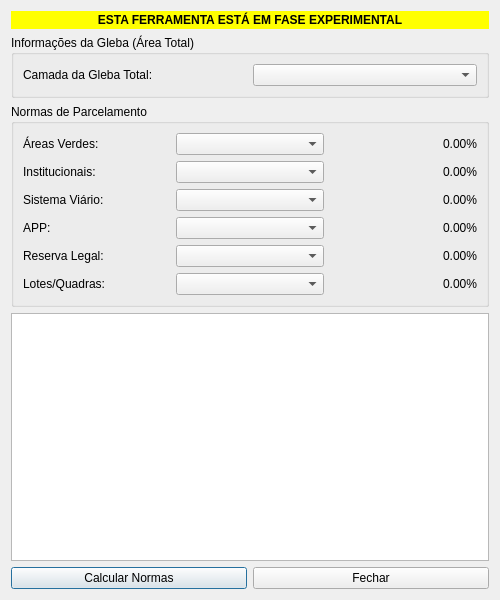
<?xml version="1.0" encoding="UTF-8"?>
<ui version="4.0">
 <class>ProjectNormsDialog</class>
 <widget class="QDialog" name="ProjectNormsDialog">
  <property name="geometry">
   <rect>
    <x>0</x>
    <y>0</y>
    <width>500</width>
    <height>600</height>
   </rect>
  </property>
  <property name="windowTitle">
   <string>Análise de Normas (Goiânia)</string>
  </property>
  <layout class="QVBoxLayout" name="verticalLayout">
   <item>
    <widget class="QLabel" name="labelExperimental">
     <property name="styleSheet">
      <string notr="true">background-color: yellow; color: black; font-weight: bold; padding: 2px;</string>
     </property>
     <property name="text">
      <string>ESTA FERRAMENTA ESTÁ EM FASE EXPERIMENTAL</string>
     </property>
     <property name="alignment">
      <set>Qt::AlignCenter</set>
     </property>
    </widget>
   </item>
   <item>
    <widget class="QGroupBox" name="groupBoxBase">
     <property name="title">
      <string>Informações da Gleba (Área Total)</string>
     </property>
     <layout class="QHBoxLayout" name="horizontalLayoutBase">
      <item>
       <widget class="QLabel" name="labelBase">
        <property name="text">
         <string>Camada da Gleba Total:</string>
        </property>
       </widget>
      </item>
      <item>
       <widget class="QgsMapLayerComboBox" name="comboBaseLayer"/>
      </item>
     </layout>
    </widget>
   </item>
   <item>
    <widget class="QGroupBox" name="groupBoxNorms">
     <property name="title">
      <string>Normas de Parcelamento</string>
     </property>
     <layout class="QVBoxLayout" name="verticalLayoutNorms">
      <!-- We will define rows here. For now, 4 common categories -->
      <item>
       <layout class="QHBoxLayout" name="layoutRow1">
        <item>
         <widget class="QLabel" name="labelCat1">
          <property name="minimumSize">
           <size>
            <width>120</width>
            <height>0</height>
           </size>
          </property>
          <property name="text">
           <string>Áreas Verdes:</string>
          </property>
         </widget>
        </item>
        <item>
         <widget class="QgsMapLayerComboBox" name="comboVerde"/>
        </item>
        <item>
         <widget class="QLabel" name="lblResultVerde">
          <property name="text">
           <string>0.00%</string>
          </property>
          <property name="alignment">
           <set>Qt::AlignRight|Qt::AlignTrailing|Qt::AlignVCenter</set>
          </property>
         </widget>
        </item>
       </layout>
      </item>
      <item>
       <layout class="QHBoxLayout" name="layoutRow2">
        <item>
         <widget class="QLabel" name="labelCat2">
          <property name="minimumSize">
           <size>
            <width>120</width>
            <height>0</height>
           </size>
          </property>
          <property name="text">
           <string>Institucionais:</string>
          </property>
         </widget>
        </item>
        <item>
         <widget class="QgsMapLayerComboBox" name="comboInst"/>
        </item>
        <item>
         <widget class="QLabel" name="lblResultInst">
          <property name="text">
           <string>0.00%</string>
          </property>
          <property name="alignment">
           <set>Qt::AlignRight|Qt::AlignTrailing|Qt::AlignVCenter</set>
          </property>
         </widget>
        </item>
       </layout>
      </item>
      <item>
       <layout class="QHBoxLayout" name="layoutRow3">
        <item>
         <widget class="QLabel" name="labelCat3">
          <property name="minimumSize">
           <size>
            <width>120</width>
            <height>0</height>
           </size>
          </property>
          <property name="text">
           <string>Sistema Viário:</string>
          </property>
         </widget>
        </item>
        <item>
         <widget class="QgsMapLayerComboBox" name="comboViario"/>
        </item>
        <item>
         <widget class="QLabel" name="lblResultViario">
          <property name="text">
           <string>0.00%</string>
          </property>
          <property name="alignment">
           <set>Qt::AlignRight|Qt::AlignTrailing|Qt::AlignVCenter</set>
          </property>
         </widget>
        </item>
       </layout>
      </item>
      <item>
       <layout class="QHBoxLayout" name="layoutRow4">
        <item>
         <widget class="QLabel" name="labelCat4">
          <property name="minimumSize">
           <size>
            <width>120</width>
            <height>0</height>
           </size>
          </property>
          <property name="text">
           <string>APP:</string>
          </property>
         </widget>
        </item>
        <item>
         <widget class="QgsMapLayerComboBox" name="comboAPP"/>
        </item>
        <item>
         <widget class="QLabel" name="lblResultAPP">
          <property name="text">
           <string>0.00%</string>
          </property>
          <property name="alignment">
           <set>Qt::AlignRight|Qt::AlignTrailing|Qt::AlignVCenter</set>
          </property>
         </widget>
        </item>
       </layout>
      </item>
      <item>
       <layout class="QHBoxLayout" name="layoutRow5">
        <item>
         <widget class="QLabel" name="labelCat5">
          <property name="minimumSize">
           <size>
            <width>120</width>
            <height>0</height>
           </size>
          </property>
          <property name="text">
           <string>Reserva Legal:</string>
          </property>
         </widget>
        </item>
        <item>
         <widget class="QgsMapLayerComboBox" name="comboReserva"/>
        </item>
        <item>
         <widget class="QLabel" name="lblResultReserva">
          <property name="text">
           <string>0.00%</string>
          </property>
          <property name="alignment">
           <set>Qt::AlignRight|Qt::AlignTrailing|Qt::AlignVCenter</set>
          </property>
         </widget>
        </item>
       </layout>
      </item>
      <item>
       <layout class="QHBoxLayout" name="layoutRow6">
        <item>
         <widget class="QLabel" name="labelCat6">
          <property name="minimumSize">
           <size>
            <width>120</width>
            <height>0</height>
           </size>
          </property>
          <property name="text">
           <string>Lotes/Quadras:</string>
          </property>
         </widget>
        </item>
        <item>
         <widget class="QgsMapLayerComboBox" name="comboLotes"/>
        </item>
        <item>
         <widget class="QLabel" name="lblResultLotes">
          <property name="text">
           <string>0.00%</string>
          </property>
          <property name="alignment">
           <set>Qt::AlignRight|Qt::AlignTrailing|Qt::AlignVCenter</set>
          </property>
         </widget>
        </item>
       </layout>
      </item>
     </layout>
    </widget>
   </item>
   <item>
    <widget class="QTextEdit" name="textSummary">
     <property name="readOnly">
      <bool>true</bool>
     </property>
    </widget>
   </item>
   <item>
    <layout class="QHBoxLayout" name="horizontalLayoutButtons">
     <item>
      <widget class="QPushButton" name="btnCalculate">
       <property name="text">
        <string>Calcular Normas</string>
       </property>
      </widget>
     </item>
     <item>
      <widget class="QPushButton" name="btnClose">
       <property name="text">
        <string>Fechar</string>
       </property>
      </widget>
     </item>
    </layout>
   </item>
  </layout>
 </widget>
 <customwidgets>
  <customwidget>
   <class>QgsMapLayerComboBox</class>
   <extends>QComboBox</extends>
   <header>qgis.gui</header>
  </customwidget>
 </customwidgets>
 <resources/>
 <connections/>
</ui>
